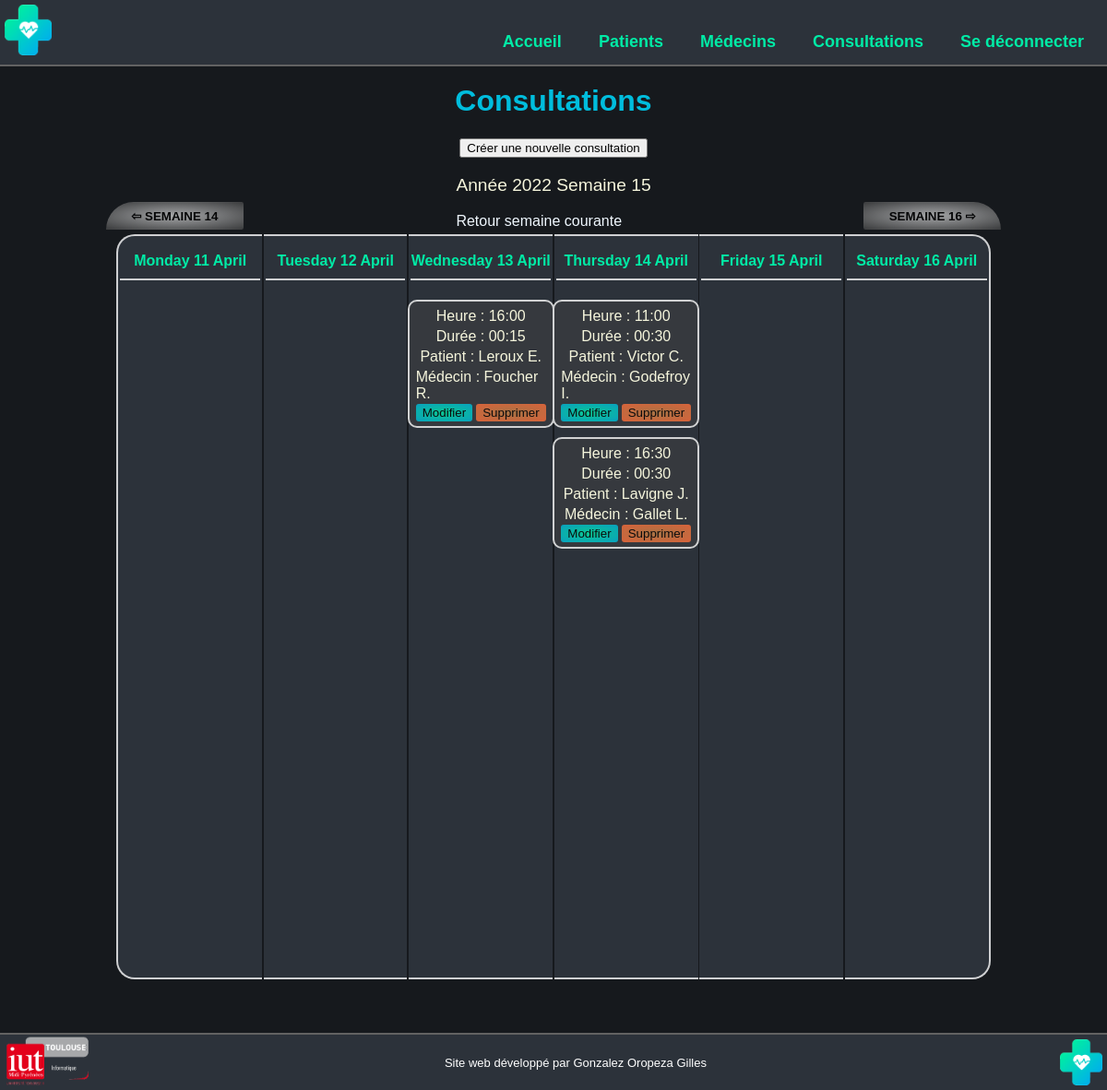
The app's page /consultations.php?week=15&year=2022 (signed in) with its own data.
### tables this page shows
CREATE TABLE IF NOT EXISTS `rendezvous` (
  `id_medecin` int(11) NOT NULL,
  `dateheure` bigint(20) NOT NULL,
  `duree` bigint(20) DEFAULT '0',
  `id_patient` int(11) NOT NULL,
  PRIMARY KEY (`id_medecin`,`dateheure`),
  KEY `Id_Patient` (`id_patient`)
);

CREATE TABLE IF NOT EXISTS `patient` (
  `id_patient` int(11) NOT NULL AUTO_INCREMENT,
  `nom` varchar(50) DEFAULT NULL,
  `prenom` varchar(50) DEFAULT NULL,
  `civilite` varchar(50) DEFAULT NULL,
  `adresse` varchar(50) DEFAULT NULL,
  `code_postal` int(6) DEFAULT NULL,
  `ville` varchar(50) DEFAULT NULL,
  `date_naissance` bigint(20) DEFAULT NULL,
  `lieu_naissance` varchar(50) DEFAULT NULL,
  `num_ss` char(15) DEFAULT NULL,
  `id_medecin` int(11) DEFAULT NULL,
  PRIMARY KEY (`id_patient`),
  KEY `Id_Medecin` (`id_medecin`)
);

CREATE TABLE IF NOT EXISTS `medecin` (
  `id_medecin` int(11) NOT NULL AUTO_INCREMENT,
  `nom` varchar(50) DEFAULT NULL,
  `prenom` varchar(50) DEFAULT NULL,
  `civilite` varchar(50) DEFAULT NULL,
  PRIMARY KEY (`id_medecin`)
);

### public_html/consultations.php (the view, shortened to what this page needs)
<?php
function getWeeksInYear($year) {
    $date = new DateTime;
    $date->setISODate($year, 53);
    return ($date->format("W") === "53" ? 53 : 52);
}
function daysInWeek($yearNum, $weekNum)
{
    $result = array();
    $datetime = new DateTime();
    $datetime->setISODate($yearNum, $weekNum, 1);
    $interval = new DateInterval('P1D');
    $week = new DatePeriod($datetime, $interval, 6);
    foreach($week as $day){
        $result[] = $day->getTimestamp();
    }
    return $result;
}
if ($_SESSION['week'] + 1 > getWeeksInYear($_SESSION['year'])) {
	$nextYear = $_SESSION['year'] + 1;
	$nextWeek = 1;
} else {
	$nextYear = $_SESSION['year'];
	$nextWeek = $_SESSION['week'] + 1;
}
if ($_SESSION['week'] - 1 < 1) {
	$prevYear = $_SESSION['year'] - 1;
	$prevWeek = getWeeksInYear($_SESSION['year'] - 1);
} else {
	$prevYear = $_SESSION['year'];
	$prevWeek = $_SESSION['week'] - 1;
}
$currentWeek = daysInWeek($_SESSION['year'], $_SESSION['week']);
?>
<!DOCTYPE html>
<html lang="fr">
<head>
	<link rel="stylesheet" type="text/css" href="css/consultations.css">
	<link rel="stylesheet" type="text/css" href="css/common.css">
	<link rel="stylesheet" type="text/css" href="css/footer.css">
	<link rel="stylesheet" type="text/css" href="css/header.css">
</head>
<body>
	<?php
		include "php/header.php";
	?>
	<h1>Consultations</h1>
	<div class="ajouterHorsCalendrier">
		<button class="retourSemaineActuelle" onclick="location.href='ajoutconsultation.php'" type="button">Créer une nouvelle consultation</button>
	</div>
	<div class="semaines">
		<button class="semainePrec" onclick="location.href='consultations.php?week=<?php echo $prevWeek.'&year='.$prevYear; ?>'" type="button">⇦ Semaine <?php echo $prevWeek; ?></button>
		<div id="centreSemaines">
			<p id="dispSemaine">Année <?php echo $_SESSION['year']; ?> Semaine <?php echo $_SESSION['week']; ?></p>
			<?php
				if($_SESSION['week'] !=  intval(date("W", time()))) {
			?> <a id="reset" href='consultations.php'>Retour semaine courante</a> <?php
				} ?>
		</div>
		<button class="semaineSuiv" onclick="location.href='consultations.php?week=<?php echo $nextWeek.'&year='.$nextYear; ?>'" type="button">Semaine <?php echo $nextWeek; ?> ⇨</button>
	</div>
	<?php require "php/connexiondb.php";
		$req = $linkpdo->prepare('SELECT patient.nom as pnom, substr(patient.prenom,1,1) as pprenom, medecin.nom as mnom, substr(medecin.prenom,1,1) as mprenom, dateheure, duree, rendezvous.id_medecin as rdv_id_med FROM patient, medecin, rendezvous
		WHERE rendezvous.id_medecin = medecin.id_medecin AND rendezvous.id_patient = patient.id_patient AND dateheure > :debutintervalle AND dateheure < :finintervalle ORDER BY dateheure');
	?>
	<div class="consultations">
		<?php
		for($i = 0; $i < 6; $i++) {
			$position = "";
			if($i == 0) {
				$position = " jourGauche";
			} elseif ($i == 5) {
				$position = " jourDroite";
			}
			echo "<div class=\"jour".$position."\"><p class=\"nomJour\">".ucfirst(strftime("%A %e %B", $currentWeek[$i]))."</p>";
			$debutintervalle = $currentWeek[$i] - 43200;
			$finintervalle = $currentWeek[$i] + 43200;
			$req->execute(array('debutintervalle'=>$debutintervalle,'finintervalle'=>$finintervalle));
			while($data = $req->fetch()) {
				?>
				<div class="consultation">
					<p class="heure">Heure : <?php echo date("H:i", $data['dateheure']); ?></p>
					<p class="duree">Durée : <?php echo date("H:i", $data['duree']); ?></p>
					<p class="patient">Patient : <?php echo $data['pnom']." ".$data['pprenom']."."; ?></p>
					<p class="medecin">Médecin : <?php echo $data['mnom']." ".$data['mprenom']."."; ?></p>
					<div class="btConsultation">
						<form action="modifconsultation.php" method="post">
							<input class="edit" type="submit" name="edit" value="Modifier"></input>
						</form>
						<form method="post" onsubmit="return confirm('Voulez-vous vraiment supprimer cette consultation ?');">
							<input class="delete" type="submit" name="delete" value="Supprimer"></input>
						</form>
					</div>
				</div>
				<?php
			}
			echo "</div>";
		}
		?>
	</div>
	<?php
		include "php/footer.php";
	?>
</body>
</html>

### public_html/css/consultations.css (style rules this page uses)
p { color: beige; }
.semaines { width: 82%; display: flex; flex-direction: row; align-items:flex-end; justify-content: space-between; }
.consultations { width: 80%; display: flex; flex-direction: row; align-items: center; justify-content: space-between; margin-bottom: 60px; min-height: 600px; }
#dispSemaine { font-size: larger; text-align: center; }
.semainePrec, .semaineSuiv { background: radial-gradient(rgba(255, 255, 255, 0.771),rgba(86, 86, 86, 0.771)); font-weight: bolder; text-transform: uppercase; border: 1px solid transparent; padding: 0.5em 2em; margin: 2em 0 0; opacity: 0.8; transition: all 0.2s ease; }
#reset { color: aliceblue; transition: all 0.2s ease; margin: 0 auto; text-align: center; width: 100%; }
.semainePrec { border-radius: 40px 3px 3px 0px; }
.semaineSuiv { border-radius: 3px 40px 0px 3px; }
.jour { display: flex; flex-direction: column; align-items: center; justify-content: flex-start; background-color: var(--fg-color); margin-top: 5px; padding: 2px; width: 16%; height: 800px; border-top: 2px solid rgba(255, 255, 255, 0.771); border-bottom: 2px solid rgba(255, 255, 255, 0.771); }
.jourGauche { border-radius: 20px 0px 0px 20px; border-left: 2px solid rgba(255, 255, 255, 0.771); }
.jourDroite { border-radius: 0px 20px 20px 0px; border-right: 2px solid rgba(255, 255, 255, 0.771); }
.nomJour { border-bottom: 2px solid rgba(255, 255, 255, 0.771); padding-bottom: 10px; width: 100%; text-align: center; font-weight: bolder; color: var(--turquoise-logo); }
.consultation { display: flex; flex-direction: column; align-items: center; justify-content: center; margin: 5px; padding: 5px; border: 2px solid rgba(255, 255, 255, 0.771); border-radius: 10px; background-color: rgb(54, 57, 62); }
.btConsultation { display: flex; flex-direction: row; }
.consultation p { margin: 2px; }
input[type=submit], .delete { border: 1px solid transparent; border-radius: 3px; opacity: 0.8; transition: all 0.2s ease; margin: 0 2px; }
.edit { background: radial-gradient(var(--turquoise-logo),var(--bleu-logo)); }
.delete { background: radial-gradient(rgb(196, 131, 71), rgb(255, 110, 58)); }

### public_html/css/common.css (style rules this page uses)
body { --bg-color: hsl(214, 13%, 10%); --fg-color: hsl(214, 14%, 20%); --turquoise-logo: #00EBA6; --bleu-logo: #00BDDD; display: flex; align-items: center; justify-content: center; flex-direction: column; background-color: var(--bg-color); margin-bottom:60px; margin-top:70px; width: auto; }
* { font-family: Arial, Helvetica, sans-serif; }
a { color: inherit; text-decoration: none; }
h1 { color: var(--bleu-logo); }

### records on screen
rendezvous: dateheure "16:00", duree "00:15", id_patient.nom "Leroux", pprenom "E", id_medecin.nom "Foucher", mprenom "R"
rendezvous: dateheure "11:00", duree "00:30", id_patient.nom "Victor", pprenom "C", id_medecin.nom "Godefroy", mprenom "I"
rendezvous: dateheure "16:30", duree "00:30", id_patient.nom "Lavigne", pprenom "J", id_medecin.nom "Gallet", mprenom "L"

### other values on screen
$prevWeek "14"
$_SESSION['year'] "2022"
$_SESSION['week'] "15"
$nextWeek "16"
strftime("%A %e %B", $currentWeek[$i]) "Monday 11 April"
strftime("%A %e %B", $currentWeek[$i]) "Tuesday 12 April"
strftime("%A %e %B", $currentWeek[$i]) "Wednesday 13 April"
strftime("%A %e %B", $currentWeek[$i]) "Thursday 14 April"
strftime("%A %e %B", $currentWeek[$i]) "Friday 15 April"
strftime("%A %e %B", $currentWeek[$i]) "Saturday 16 April"
